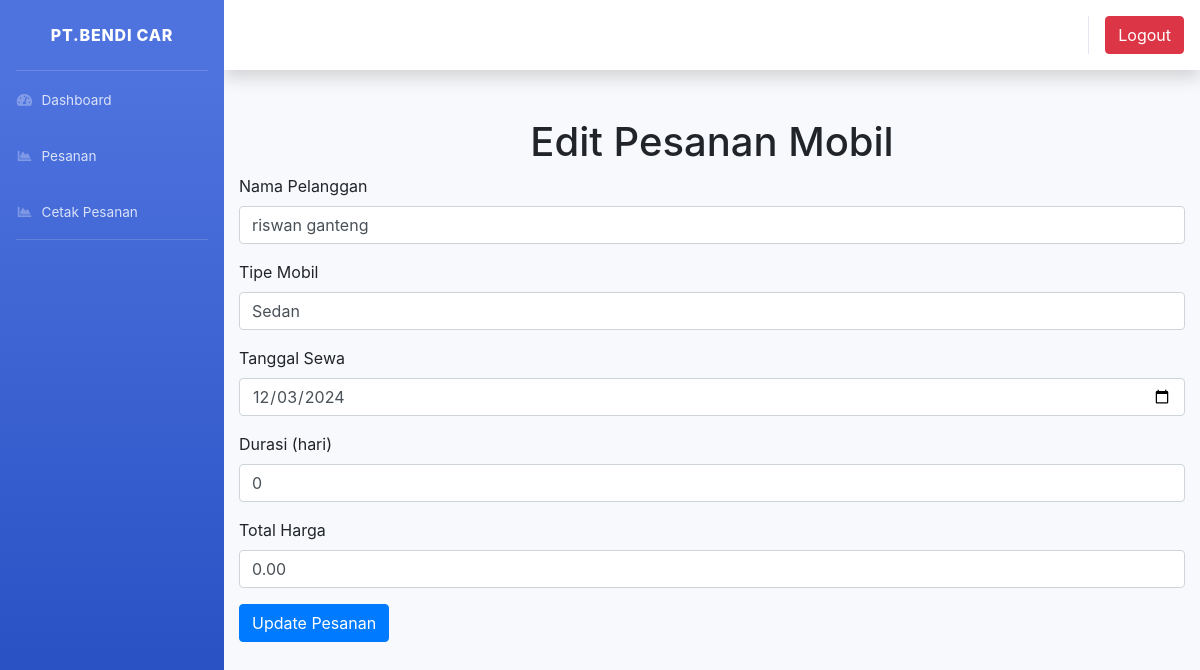
Screenshot of /edit-pesanan.php?edit=5 (signed in) with the database file from the repository.
### tables this page shows
CREATE TABLE `pesanan` (
  `id` int(11) NOT NULL,
  `nama_pelanggan` varchar(100) NOT NULL,
  `email` varchar(30) NOT NULL,
  `tipe_mobil` varchar(100) NOT NULL,
  `tanggal_sewa` date NOT NULL,
  `durasi` int(11) NOT NULL,
  `total_harga` decimal(10,2) NOT NULL
);

### edit-pesanan.php (the view, shortened to what this page needs)
<?php
include 'koneksi.php';
$edit = null;
if (isset($_GET['edit'])) {
    $id = $_GET['edit'];
    $edit = $conn->query("SELECT * FROM pesanan WHERE id=$id")->fetch_assoc();
}
?>
<?php
include_once "dashboard.php"
?>
<!DOCTYPE html>
<html lang="en">
<head>
    <link rel="stylesheet" href="https://stackpath.bootstrapcdn.com/bootstrap/4.5.2/css/bootstrap.min.css">
</head>
<body>
    <div class="container mt-5">
        <h1 class="text-center">Edit Pesanan Mobil</h1>
        <?php if ($edit): ?>
        <form method="POST" class="mb-4">
            <div class="form-group">
                <label for="nama_pelanggan">Nama Pelanggan</label>
                <input type="text" name="nama_pelanggan" class="form-control" placeholder="Masukkan Nama Pelanggan" required value="<?php echo $edit['nama_pelanggan']; ?>">
            </div>
            <div class="form-group">
                <label for="tipe_mobil">Tipe Mobil</label>
                <input type="text" name="tipe_mobil" class="form-control" placeholder="Masukkan Tipe Mobil" required value="<?php echo $edit['tipe_mobil']; ?>">
            </div>
            <div class="form-group">
                <label for="tanggal_sewa">Tanggal Sewa</label>
                <input type="date" name="tanggal_sewa" class="form-control" required value="<?php echo $edit['tanggal_sewa']; ?>">
            </div>
            <div class="form-group">
                <label for="durasi">Durasi (hari)</label>
                <input type="number" name="durasi" class="form-control" placeholder="Masukkan Durasi Sewa" required value="<?php echo $edit['durasi']; ?>">
            </div>
            <div class="form-group">
                <label for="total_harga">Total Harga</label>
                <input type="number" name="total_harga" class="form-control" placeholder="Masukkan Total Harga" required value="<?php echo $edit['total_harga']; ?>">
            </div>
            <button type="submit" name="update" class="btn btn-primary" onclick="return confirm('Apakah anda yakin ingin mengubah pesanan');" >Update Pesanan</button>
        </form>
        <?php else: ?>
        <div class="alert alert-danger">Pesanan tidak ditemukan.</div>
        <?php endif; ?>
    </div>
</body>
</html>

### rows the page displays
pesanan: nama_pelanggan "riswan ganteng", tipe_mobil "Sedan", tanggal_sewa "12/03/2024", durasi "0", total_harga "0.00"
